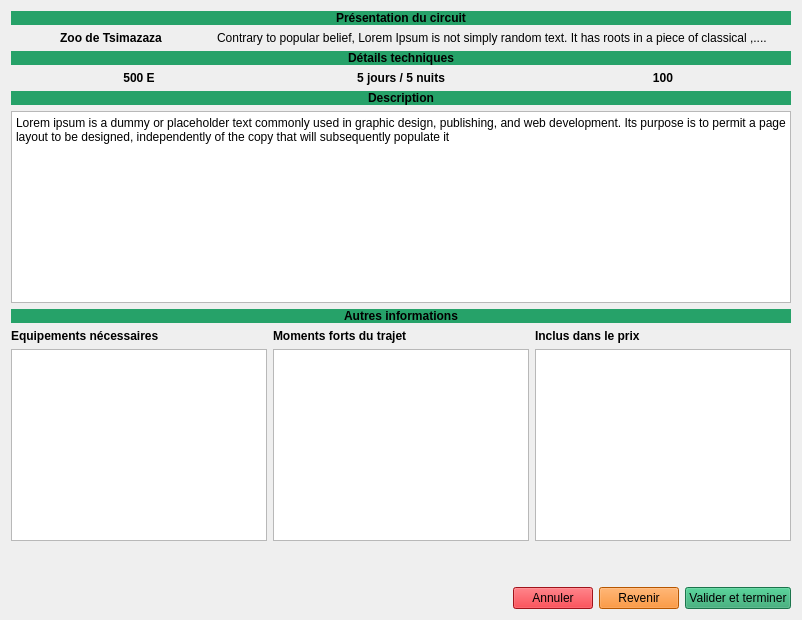
      <widget class="QWidget" name="add_circuit_page_6_and_final">
       <layout class="QVBoxLayout" name="verticalLayout_12">
        <item>
         <widget class="QLabel" name="label_34">
          <property name="font">
           <font>
            <bold>true</bold>
           </font>
          </property>
          <property name="styleSheet">
           <string notr="true">background-color: rgb(38, 162, 105);</string>
          </property>
          <property name="text">
           <string>Présentation du circuit</string>
          </property>
          <property name="alignment">
           <set>Qt::AlignmentFlag::AlignCenter</set>
          </property>
         </widget>
        </item>
        <item>
         <layout class="QHBoxLayout" name="horizontalLayout_12">
          <item>
           <widget class="QLabel" name="title_of_travel_label_validation">
            <property name="maximumSize">
             <size>
              <width>200</width>
              <height>16777215</height>
             </size>
            </property>
            <property name="font">
             <font>
              <bold>true</bold>
             </font>
            </property>
            <property name="text">
             <string>Zoo de Tsimazaza</string>
            </property>
            <property name="alignment">
             <set>Qt::AlignmentFlag::AlignCenter</set>
            </property>
           </widget>
          </item>
          <item>
           <widget class="QLabel" name="travel_subtitle_label_validation">
            <property name="text">
             <string>Contrary to popular belief, Lorem Ipsum is not simply random text. It has roots in a piece of classical ,....</string>
            </property>
           </widget>
          </item>
         </layout>
        </item>
        <item>
         <widget class="QLabel" name="label_37">
          <property name="font">
           <font>
            <bold>true</bold>
           </font>
          </property>
          <property name="styleSheet">
           <string notr="true">background-color: rgb(38, 162, 105);</string>
          </property>
          <property name="text">
           <string>Détails techniques</string>
          </property>
          <property name="alignment">
           <set>Qt::AlignmentFlag::AlignCenter</set>
          </property>
         </widget>
        </item>
        <item>
         <layout class="QHBoxLayout" name="horizontalLayout_13">
          <item>
           <widget class="QLabel" name="label_for_price_validation">
            <property name="font">
             <font>
              <bold>true</bold>
             </font>
            </property>
            <property name="text">
             <string>500 E</string>
            </property>
            <property name="alignment">
             <set>Qt::AlignmentFlag::AlignCenter</set>
            </property>
           </widget>
          </item>
          <item>
           <widget class="QLabel" name="duration_labeel_validation">
            <property name="font">
             <font>
              <bold>true</bold>
             </font>
            </property>
            <property name="text">
             <string>5 jours / 5 nuits</string>
            </property>
            <property name="alignment">
             <set>Qt::AlignmentFlag::AlignCenter</set>
            </property>
           </widget>
          </item>
          <item>
           <widget class="QLabel" name="difficulty_label_validation">
            <property name="font">
             <font>
              <bold>true</bold>
             </font>
            </property>
            <property name="text">
             <string>100</string>
            </property>
            <property name="alignment">
             <set>Qt::AlignmentFlag::AlignCenter</set>
            </property>
           </widget>
          </item>
         </layout>
        </item>
        <item>
         <widget class="QLabel" name="label_35">
          <property name="font">
           <font>
            <bold>true</bold>
           </font>
          </property>
          <property name="styleSheet">
           <string notr="true">background-color: rgb(38, 162, 105);</string>
          </property>
          <property name="text">
           <string>Description</string>
          </property>
          <property name="alignment">
           <set>Qt::AlignmentFlag::AlignCenter</set>
          </property>
         </widget>
        </item>
        <item>
         <widget class="QPlainTextEdit" name="description_text_edit_validation">
          <property name="plainText">
           <string notr="true">Lorem ipsum is a dummy or placeholder text commonly used in graphic design, publishing, and web development. Its purpose is to permit a page layout to be designed, independently of the copy that will subsequently populate it</string>
          </property>
         </widget>
        </item>
        <item>
         <widget class="QLabel" name="label_41">
          <property name="font">
           <font>
            <bold>true</bold>
           </font>
          </property>
          <property name="styleSheet">
           <string notr="true">background-color: rgb(38, 162, 105);</string>
          </property>
          <property name="text">
           <string>Autres informations</string>
          </property>
          <property name="alignment">
           <set>Qt::AlignmentFlag::AlignCenter</set>
          </property>
         </widget>
        </item>
        <item>
         <layout class="QGridLayout" name="gridLayout_7">
          <item row="0" column="1">
           <widget class="QLabel" name="label_43">
            <property name="font">
             <font>
              <bold>true</bold>
             </font>
            </property>
            <property name="text">
             <string>Moments forts du trajet</string>
            </property>
           </widget>
          </item>
          <item row="0" column="0">
           <widget class="QLabel" name="label_44">
            <property name="font">
             <font>
              <bold>true</bold>
             </font>
            </property>
            <property name="text">
             <string>Equipements nécessaires</string>
            </property>
           </widget>
          </item>
          <item row="0" column="2">
           <widget class="QLabel" name="label_42">
            <property name="font">
             <font>
              <bold>true</bold>
             </font>
            </property>
            <property name="text">
             <string>Inclus dans le prix</string>
            </property>
           </widget>
          </item>
          <item row="1" column="0">
           <widget class="QTableView" name="tool_table_view_validation"/>
          </item>
          <item row="1" column="1">
           <widget class="QTableWidget" name="adrenaline_table_view_validation"/>
          </item>
          <item row="1" column="2">
           <widget class="QTableView" name="included_table_view_validation"/>
          </item>
         </layout>
        </item>
        <item>
         <spacer name="verticalSpacer_3">
          <property name="orientation">
           <enum>Qt::Orientation::Vertical</enum>
          </property>
          <property name="sizeHint" stdset="0">
           <size>
            <width>20</width>
            <height>40</height>
           </size>
          </property>
         </spacer>
        </item>
        <item>
         <layout class="QHBoxLayout" name="horizontalLayout_14">
          <item>
           <spacer name="horizontalSpacer_8">
            <property name="orientation">
             <enum>Qt::Orientation::Horizontal</enum>
            </property>
            <property name="sizeHint" stdset="0">
             <size>
              <width>40</width>
              <height>20</height>
             </size>
            </property>
           </spacer>
          </item>
          <item>
           <widget class="QPushButton" name="btn_cancel_processus_3">
            <property name="styleSheet">
             <string notr="true">background-color: rgb(224, 27, 36);</string>
            </property>
            <property name="text">
             <string>Annuler</string>
            </property>
           </widget>
          </item>
          <item>
           <widget class="QPushButton" name="btn_back_to_the_last_step_included">
            <property name="styleSheet">
             <string notr="true">background-color: rgb(255, 120, 0);</string>
            </property>
            <property name="text">
             <string>Revenir</string>
            </property>
           </widget>
          </item>
          <item>
           <widget class="QPushButton" name="btn_validation_and_commit_to_database">
            <property name="styleSheet">
             <string notr="true">background-color: rgb(38, 162, 105);</string>
            </property>
            <property name="text">
             <string>Valider et terminer</string>
            </property>
           </widget>
          </item>
         </layout>
        </item>
       </layout>
      </widget>
